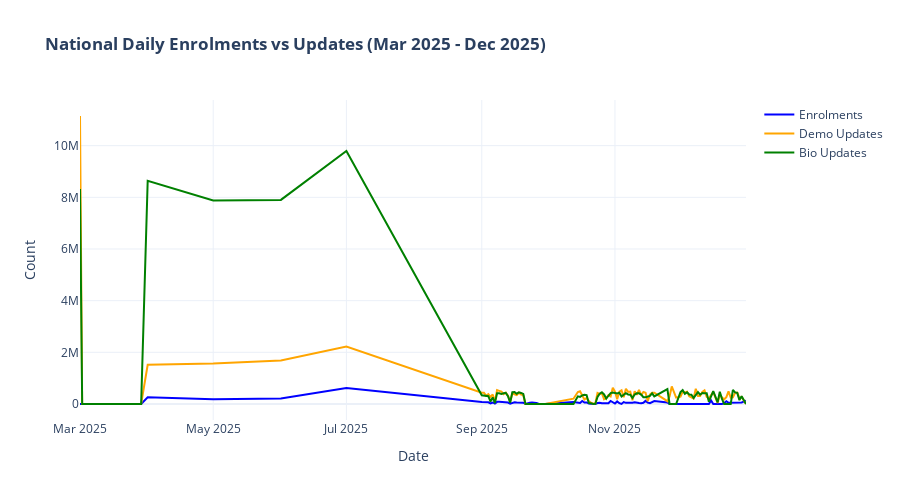

The cell this chart's notebook holds for it:
### Code cell
# 5.1 National Daily Time Series
fig1 = go.Figure()

fig1.add_trace(go.Scatter(
    x=national_daily["date"], y=national_daily["total_enrol"],
    name="Enrolments", mode="lines", line=dict(color="blue", width=2)
))
fig1.add_trace(go.Scatter(
    x=national_daily["date"], y=national_daily["total_demo_updates"],
    name="Demo Updates", mode="lines", line=dict(color="orange", width=2)
))
fig1.add_trace(go.Scatter(
    x=national_daily["date"], y=national_daily["total_bio_updates"],
    name="Bio Updates", mode="lines", line=dict(color="green", width=2)
))

fig1.update_layout(
    title="<b>National Daily Enrolments vs Updates (Mar 2025 - Dec 2025)</b>",
    xaxis_title="Date", yaxis_title="Count",
    hovermode="x unified", height=500, template="plotly_white",
    font=dict(size=12)
)
fig1.show()
